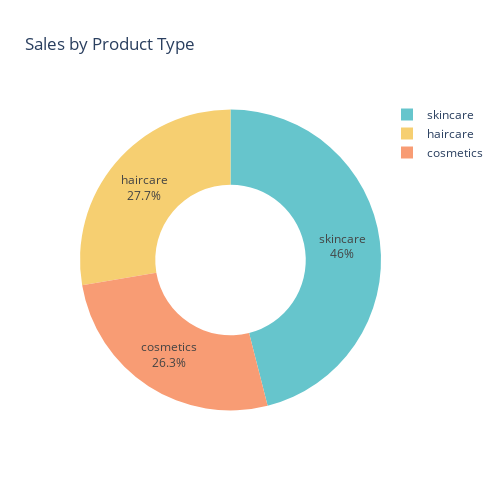

Notebook code cell kept with this figure:
### Code cell
df['Sales'] = df['Sales'].round(2)

pie_chart = px.pie(df, values = 'Sales', names = 'Product type',
                   title = 'Sales by Product Type',
                   hover_data = ['Sales'],
                    hole = 0.5,
                    color_discrete_sequence = px.colors.qualitative.Pastel,
                  height = 500, 
                  width = 500)
pie_chart.update_traces(textposition = 'inside', textinfo = 'percent+label')
pie_chart.show()

### Figure 1 — Plotly figure (JSON) as saved in the notebook; plotly's stock layout.template omitted (floating-point values rounded to 4 significant figures)
{"data": [{"customdata": [[55990.0], [10920.0], [90.56], [5077.0], [4186.0], [249.9], [265.1], [18300.0], [10310.0], [62740.0], [15640.0], [87010.0], [23930.0], [4024.0], [55730.0], [17350.0], [2113.0], [10260.0], [22600.0], [9560.0], [30830.0], [51020.0], [24470.0], [1691.0], [868.7], [5627.0], [34400.0], [32580.0], [944.5], [16050.0], [2623.0], [8542.0], [61860.0], [39910.0], [22560.0], [38150.0], [9450.0], [22530.0], [36710.0], [3366.0], [75150.0], [55110.0], [7212.0], [7022.0], [47200.0], [810.8], [23260.0], [87100.0], [2205.0], [7811.0], [8991.0], [4112.0], [80390.0], [7343.0], [19370.0], [55980.0], [1952.0], [11180.0], [53620.0], [30890.0], [6471.0], [6087.0], [19660.0], [3202.0], [12010.0], [15400.0], [18330.0], [45020.0], [6183.0], [28040.0], [1533.0], [4065.0], [43120.0], [31440.0], [2866.0], [9858.0], [16660.0], [20620.0], [5966.0], [11300.0], [79460.0], [56360.0], [5724.0], [45690.0], [55070.0], [1924.0], [4460.0], [6353.0], [55470.0], [13100.0], [4442.0], [56890.0], [13170.0], [7899.0], [2998.0], [52350.0], [7913.0], [218.6], [18040.0], [42960.0]], "domain": {"x": [0, 1], "y": [0, 1]}, "hole": 0.5, "hovertemplate": "Product type=%{label}<br>Sales=%{customdata[0]}<extra></extra>", "labels": ["haircare", "skincare", "haircare", "skincare", "skincare", "haircare", "skincare", "cosmetics", "cosmetics", "skincare", "skincare", "skincare", "haircare", "skincare", "skincare", "skincare", "skincare", "cosmetics", "haircare", "skincare", "skincare", "cosmetics", "haircare", "cosmetics", "haircare", "haircare", "haircare", "cosmetics", "cosmetics", "cosmetics", "haircare", "skincare", "skincare", "cosmetics", "skincare", "cosmetics", "skincare", "skincare", "cosmetics", "skincare", "skincare", "skincare", "skincare", "haircare", "cosmetics", "haircare", "haircare", "skincare", "haircare", "cosmetics", "cosmetics", "haircare", "skincare", "skincare", "haircare", "haircare", "skincare", "haircare", "skincare", "cosmetics", "skincare", "haircare", "cosmetics", "skincare", "skincare", "skincare", "skincare", "skincare", "haircare", "skincare", "haircare", "cosmetics", "cosmetics", "cosmetics", "haircare", "skincare", "haircare", "haircare", "haircare", "haircare", "skincare", "haircare", "skincare", "haircare", "haircare", "cosmetics", "skincare", "haircare", "cosmetics", "cosmetics", "skincare", "cosmetics", "cosmetics", "haircare", "cosmetics", "haircare", "cosmetics", "haircare", "skincare", "haircare"], "legendgroup": "", "name": "", "showlegend": true, "textinfo": "percent+label", "textposition": "inside", "type": "pie", "values": [55990.0, 10920.0, 90.56, 5077.0, 4186.0, 249.9, 265.1, 18300.0, 10310.0, 62740.0, 15640.0, 87010.0, 23930.0, 4024.0, 55730.0, 17350.0, 2113.0, 10260.0, 22600.0, 9560.0, 30830.0, 51020.0, 24470.0, 1691.0, 868.7, 5627.0, 34400.0, 32580.0, 944.5, 16050.0, 2623.0, 8542.0, 61860.0, 39910.0, 22560.0, 38150.0, 9450.0, 22530.0, 36710.0, 3366.0, 75150.0, 55110.0, 7212.0, 7022.0, 47200.0, 810.8, 23260.0, 87100.0, 2205.0, 7811.0, 8991.0, 4112.0, 80390.0, 7343.0, 19370.0, 55980.0, 1952.0, 11180.0, 53620.0, 30890.0, 6471.0, 6087.0, 19660.0, 3202.0, 12010.0, 15400.0, 18330.0, 45020.0, 6183.0, 28040.0, 1533.0, 4065.0, 43120.0, 31440.0, 2866.0, 9858.0, 16660.0, 20620.0, 5966.0, 11300.0, 79460.0, 56360.0, 5724.0, 45690.0, 55070.0, 1924.0, 4460.0, 6353.0, 55470.0, 13100.0, 4442.0, 56890.0, 13170.0, 7899.0, 2998.0, 52350.0, 7913.0, 218.6, 18040.0, 42960.0]}], "layout": {"height": 500, "legend": {"tracegroupgap": 0}, "piecolorway": ["rgb(102, 197, 204)", "rgb(246, 207, 113)", "rgb(248, 156, 116)", "rgb(220, 176, 242)", "rgb(135, 197, 95)", "rgb(158, 185, 243)", "rgb(254, 136, 177)", "rgb(201, 219, 116)", "rgb(139, 224, 164)", "rgb(180, 151, 231)", "rgb(179, 179, 179)"], "title": {"text": "Sales by Product Type"}, "width": 500}}
